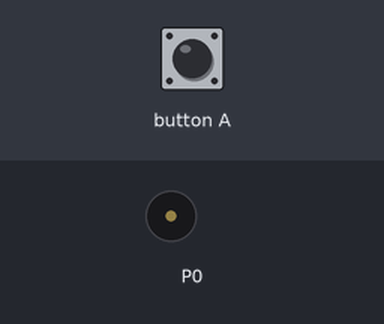
A program run on a simulated BBC micro:bit (MakeCode). Parts: buzzer (waves = sounding). Inputs (shaded band) come from the test bench.

Above: at 1.2 s.
1.3 s: button A pressed for 0.15 s
At 1.8 s:
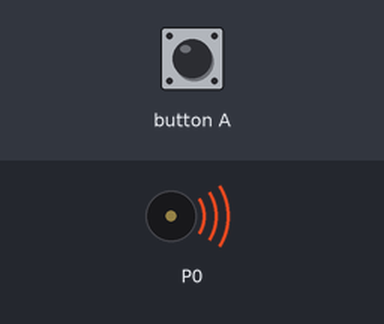
Timing chart, 0 to 10.4 s (numbered marks = the images above; inputs shaded):
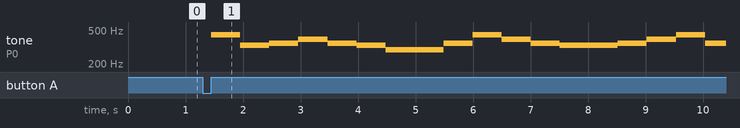

The program:

main.ts
```typescript
input.onButtonPressed(Button.A, function () {
    music.playTone(440, music.beat(BeatFraction.Whole))
    music.playTone(330, music.beat(BeatFraction.Whole))
    music.playTone(349, music.beat(BeatFraction.Whole))
    music.playTone(392, music.beat(BeatFraction.Whole))
    music.playTone(349, music.beat(BeatFraction.Whole))
    music.playTone(330, music.beat(BeatFraction.Whole))
    music.playTone(294, music.beat(BeatFraction.Whole))
    music.playTone(294, music.beat(BeatFraction.Whole))
    music.playTone(349, music.beat(BeatFraction.Whole))
    music.playTone(440, music.beat(BeatFraction.Whole))
    music.playTone(392, music.beat(BeatFraction.Whole))
    music.playTone(349, music.beat(BeatFraction.Whole))
    music.playTone(330, music.beat(BeatFraction.Whole))
    music.playTone(330, music.beat(BeatFraction.Whole))
    music.playTone(349, music.beat(BeatFraction.Whole))
    music.playTone(392, music.beat(BeatFraction.Whole))
    music.playTone(440, music.beat(BeatFraction.Whole))
    music.playTone(349, music.beat(BeatFraction.Whole))
    music.playTone(294, music.beat(BeatFraction.Whole))
    music.playTone(294, music.beat(BeatFraction.Double))
    music.rest(music.beat(BeatFraction.Half))
    music.playTone(392, music.beat(BeatFraction.Whole))
    music.playTone(466, music.beat(BeatFraction.Half))
    music.playTone(294, music.beat(BeatFraction.Whole))
    music.playTone(294, music.beat(BeatFraction.Whole))
    music.playTone(262, music.beat(BeatFraction.Whole))
    music.playTone(466, music.beat(BeatFraction.Whole))
    music.playTone(440, music.beat(BeatFraction.Whole) + music.beat(BeatFraction.Half))
    music.playTone(349, music.beat(BeatFraction.Half))
    music.playTone(440, music.beat(BeatFraction.Whole))
    music.playTone(440, music.beat(BeatFraction.Whole))
    music.playTone(392, music.beat(BeatFraction.Whole))
    music.playTone(349, music.beat(BeatFraction.Half))
    music.playTone(330, music.beat(BeatFraction.Whole))
    music.playTone(330, music.beat(BeatFraction.Whole))
    music.playTone(349, music.beat(BeatFraction.Whole))
    music.playTone(392, music.beat(BeatFraction.Whole))
    music.playTone(440, music.beat(BeatFraction.Whole))
    music.playTone(349, music.beat(BeatFraction.Whole))
    music.playTone(294, music.beat(BeatFraction.Whole))
    music.playTone(294, music.beat(BeatFraction.Double))
})
basic.forever(function () {

})
```

test.ts
```typescript
// aquí va el archivo "tests"; esto no se compilará cuando este paquete se utilice como una extensión.
```

Measured:
- after the input at 1.3 s, tone on P0: plays 440 Hz for 0.51 s, 330 Hz for 0.51 s, 349 Hz for 0.51 s, 392 Hz for 0.51 s, 349 Hz for 0.51 s, 330 Hz for 0.51 s … (16 notes in this stretch), starting after 0.15 s
